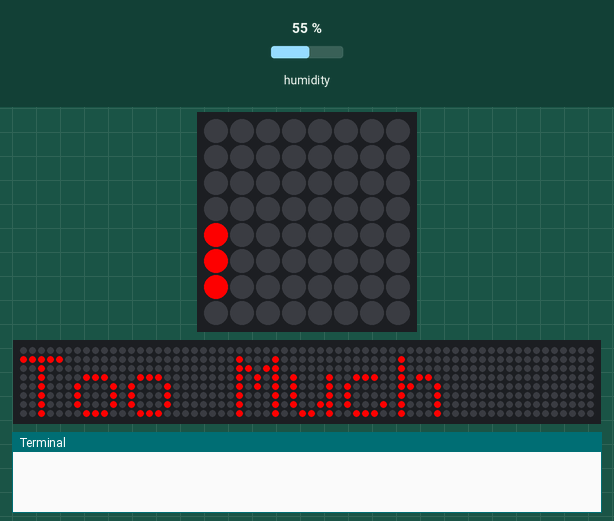
This program was run on a simulated Raspberry Pi (BCM pin numbers) with a Sense HAT. Parts: the Sense HAT's 8×8 RGB LED matrix, a strip that is not on the board, showing the scrolling text unrolled, the last lines printed to the terminal. Inputs (shaded band) come from the test bench; at power-on: humidity 55 %. The 64×8 strip is a reading aid, not a part: it shows the text the matrix is scrolling, unrolled, one strip-width of it at a time.

Above: at 1.25 s.
1.3 s: humidity set to 22 %
At 4.95 s:
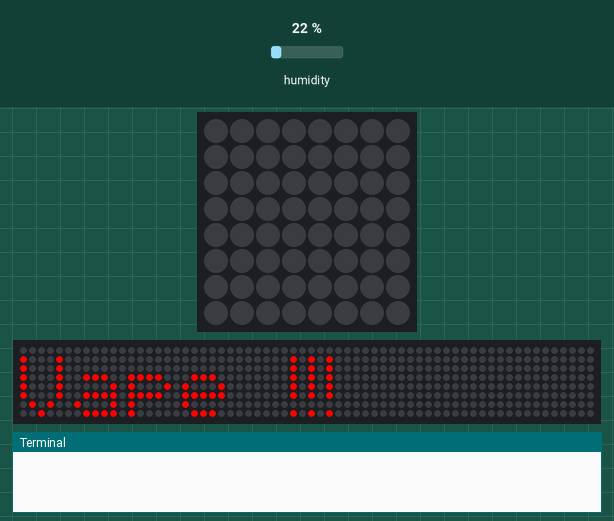
6.7 s: humidity set to 68 %
At 7.06 s:
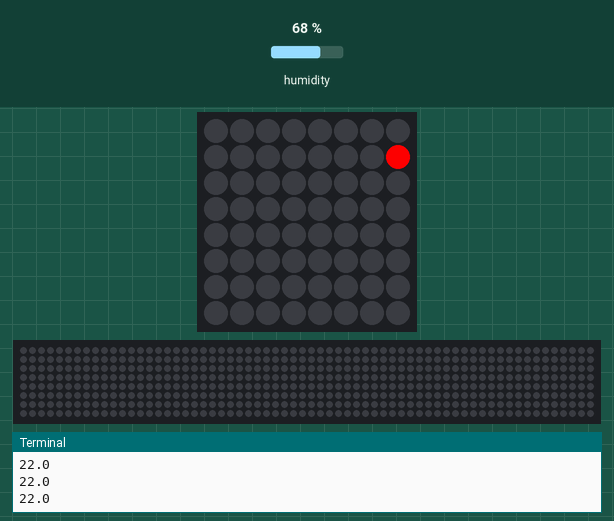

The program:

vape.py
```python
from sense_hat import SenseHat

import time, os, sys

sense = SenseHat()
sense.clear()
sense.set_rotation(180)

delay = 0.5
humid_level = 40.5000


humidity = sense.get_humidity()
while True:
    humidity = sense.get_humidity()
    humidity = round(humidity, 4)
    if humidity > humid_level:
		sense.show_message("Too Much Vape !!!", scroll_speed=0.05, text_colour=[255,0,0], back_colour=[0,0,0])
    time.sleep(delay)
    print(humidity)
```

Measured:
- after the input at 6.7 s, the LEDs: change after 0.35 s (image 2)
